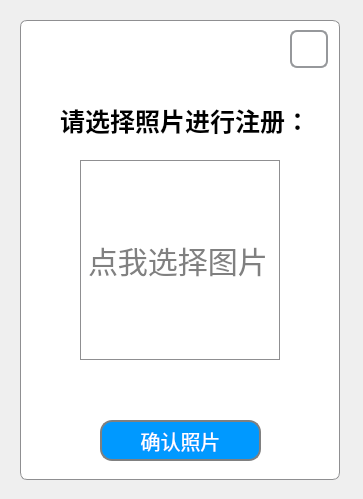
<?xml version="1.0" encoding="UTF-8"?>
<ui version="4.0">
 <class>Dialog</class>
 <widget class="QDialog" name="Dialog">
  <property name="geometry">
   <rect>
    <x>0</x>
    <y>0</y>
    <width>363</width>
    <height>499</height>
   </rect>
  </property>
  <property name="cursor">
   <cursorShape>ArrowCursor</cursorShape>
  </property>
  <property name="windowTitle">
   <string>Dialog</string>
  </property>
  <widget class="QFrame" name="frame">
   <property name="geometry">
    <rect>
     <x>20</x>
     <y>20</y>
     <width>320</width>
     <height>460</height>
    </rect>
   </property>
   <property name="styleSheet">
    <string notr="true">
#frame{
background:#ffffff;
border-top-left-radius:7px;
border-top-right-radius:7px;
border-bottom-left-radius:7px;
border-bottom-right-radius:7px;
border: 1px solid #8f8f91;

}</string>
   </property>
   <property name="frameShape">
    <enum>QFrame::StyledPanel</enum>
   </property>
   <property name="frameShadow">
    <enum>QFrame::Raised</enum>
   </property>
   <widget class="QLabel" name="image_label">
    <property name="geometry">
     <rect>
      <x>60</x>
      <y>140</y>
      <width>200</width>
      <height>200</height>
     </rect>
    </property>
    <property name="cursor">
     <cursorShape>PointingHandCursor</cursorShape>
    </property>
    <property name="styleSheet">
     <string notr="true">font-size:30px;
border: 1px solid #8f8f91;
color:grey;</string>
    </property>
    <property name="text">
     <string>点我选择图片</string>
    </property>
    <property name="scaledContents">
     <bool>true</bool>
    </property>
   </widget>
   <widget class="QLabel" name="label">
    <property name="geometry">
     <rect>
      <x>40</x>
      <y>80</y>
      <width>241</width>
      <height>41</height>
     </rect>
    </property>
    <property name="styleSheet">
     <string notr="true">color:black;
border:none;
font-size:25px;
font-weight:700;
font-family: &quot;微软雅黑&quot;, Helvetica, Arial, sans-serif;</string>
    </property>
    <property name="text">
     <string>请选择照片进行注册：</string>
    </property>
   </widget>
   <widget class="QPushButton" name="ok_button">
    <property name="geometry">
     <rect>
      <x>80</x>
      <y>400</y>
      <width>161</width>
      <height>41</height>
     </rect>
    </property>
    <property name="cursor">
     <cursorShape>PointingHandCursor</cursorShape>
    </property>
    <property name="styleSheet">
     <string notr="true">#ok_button{
color:#ffffff;
background:#0099ff;
border:2px solid gray;
font-size:20px;

font-family: &quot;微软雅黑&quot;;
border-radius:12px;
height:38px;
}

#ok_button:hover{
padding-under:5px;
padding-left:5px;
background:#008deb;
   }</string>
    </property>
    <property name="text">
     <string>确认照片</string>
    </property>
   </widget>
   <widget class="QPushButton" name="close_button">
    <property name="geometry">
     <rect>
      <x>270</x>
      <y>10</y>
      <width>38</width>
      <height>38</height>
     </rect>
    </property>
    <property name="cursor">
     <cursorShape>PointingHandCursor</cursorShape>
    </property>
    <property name="styleSheet">
     <string notr="true">QPushButton{
                background-color: transparent; 
                border-radius:7px;
  border: 2px solid #96989b;}
            QPushButton:hover{
               padding-top:5px;
padding-left:5px;
}</string>
    </property>
    <property name="text">
     <string/>
    </property>
   </widget>
  </widget>
 </widget>
 <resources/>
 <connections/>
</ui>
